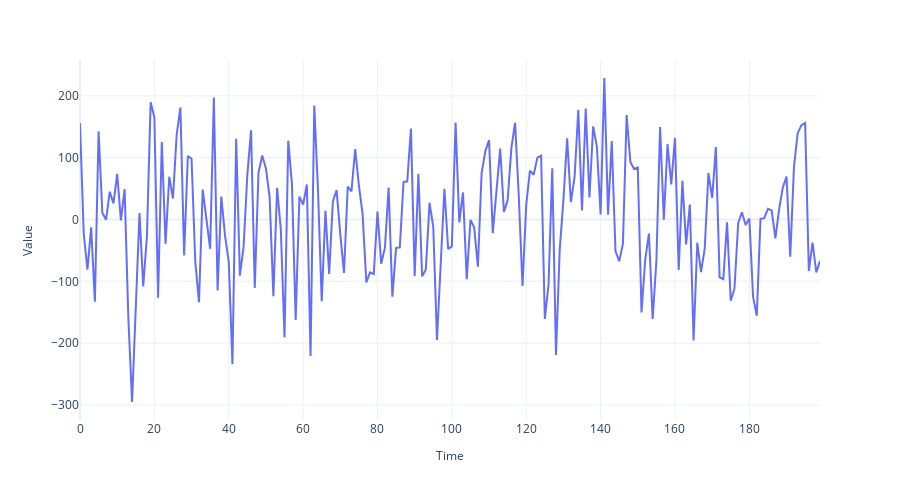

Here is the notebook cell this chart was saved with:
### Markdown cell above
## White Noise

### Code cell
# Generate the time axis with sequential numbers upto 200
time = np.arange(200)
# Sample 200 hundred random values
values = np.random.randn(200)*100
fig = plot_time_series(time, values, "")
fig.write_image("imgs/chapter_1/white_noise_process.png")
fig.show()

### Figure 1 — Plotly figure (JSON) as saved in the notebook; plotly's stock layout.template omitted (floating-point values rounded to 4 significant figures; data arrays with more than 128 entries replaced by an {"elided": "..."} marker saying what was removed)
{"data": [{"hovertemplate": "Time=%{x}<br>Value=%{y}<extra></extra>", "legendgroup": "", "line": {"color": "#636efa", "dash": "solid"}, "marker": {"symbol": "circle"}, "mode": "lines", "name": "", "orientation": "v", "showlegend": false, "type": "scatter", "x": {"elided": "200 int values"}, "xaxis": "x", "y": {"elided": "200 float values"}, "yaxis": "y"}], "layout": {"autosize": false, "height": 500, "legend": {"tracegroupgap": 0}, "margin": {"t": 60}, "title": {"font": {"size": 25}, "text": "", "x": 0.5, "xanchor": "center", "yanchor": "top"}, "width": 900, "xaxis": {"anchor": "y", "domain": [0, 1], "title": {"font": {"size": 12}, "text": "Time"}}, "yaxis": {"anchor": "x", "domain": [0, 1], "title": {"font": {"size": 12}, "text": "Value"}}}}
